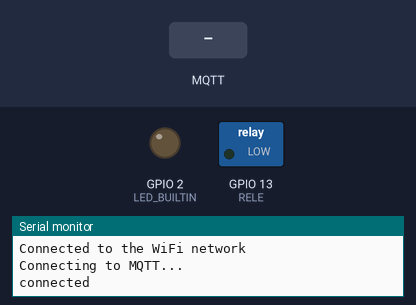
A sketch run on a simulated ESP32. Parts: switched loads named in the sketch (green lamp = pin HIGH), output pins drawn as LEDs (lit = HIGH), the last lines printed to the serial monitor. The test bench sets the inputs (shaded band). WiFi joins after 1.5 s; servers stay silent unless stated; no MQTT or app messages arrive unless stated.

Above: at 2.7 s.
2.8 s: MQTT message "ligar" arrives on the first subscribed topic
At 3.4 s:
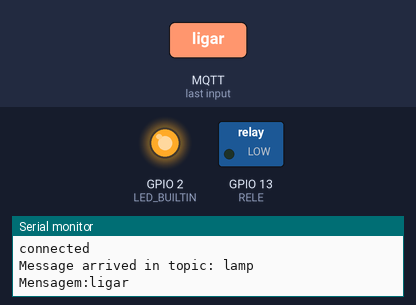
4.3 s: MQTT message "desligar" arrives on the first subscribed topic
At 5.7 s:
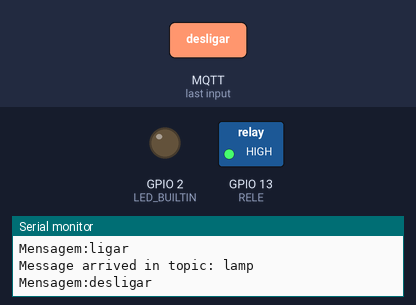
Timing chart, 0 to 7.3 s (numbered marks = the images above; inputs shaded):
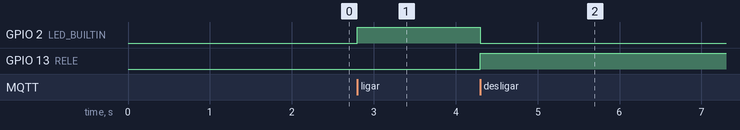

Measured:
- after the input at 2.8 s, GPIO 2 (LED_BUILTIN): LOW → HIGH at once
- after the input at 4.3 s, GPIO 2 (LED_BUILTIN): HIGH → LOW at once; GPIO 13 (RELE): LOW → HIGH at once

The sketch:

lamp_01.ino
```cpp
#include <WiFi.h>
#include <PubSubClient.h>

char* ssid = "SEU WIFI";
char* password = "5UA SENHA";

const char* mqttServer = "pet.eletrica.ufpr.br";
const int mqttPort = 2283;
const char* mqttTopic = "lamp";
const char* mqttUser = "iopet";
const char* mqttPassword = "pet";

const int RELE = 13;

WiFiClient espClient;
PubSubClient client(espClient);

void callback(char* topic, byte* payload, unsigned int length) {

  Serial.print("Message arrived in topic: ");
  Serial.println(topic);
  String messageTemp;

  for (int i = 0; i < length; i++) {
    messageTemp += (char)payload[i];
  }
  Serial.println("Mensagem:" + messageTemp);

  if (messageTemp == "ligar"){
    digitalWrite(LED_BUILTIN, HIGH);
    digitalWrite(RELE, LOW);   // turn the LED on (HIGH is the voltage level)
    delay(1000);
  }
  if (messageTemp == "desligar"){
    digitalWrite(LED_BUILTIN, LOW);
    digitalWrite(RELE, HIGH);    // turn the LED off by making the voltage LOW
    delay(1000);                       // wait for a second
  }
}


void setup() {
  Serial.begin(115200);

  WiFi.begin(ssid, password);

  pinMode(RELE, OUTPUT);
  pinMode(LED_BUILTIN, OUTPUT);

  digitalWrite(RELE, LOW);

  WiFi.begin(ssid, password);

  while (WiFi.status() != WL_CONNECTED) {
    delay(500);
    Serial.println("Connecting to WiFi..");
  }
  Serial.println("Connected to the WiFi network");

  client.setServer(mqttServer, mqttPort);
  client.setCallback(callback);

  while (!client.connected()) {
    Serial.println("Connecting to MQTT...");

    if (client.connect("ESP32Client", mqttUser, mqttPassword )) {

      Serial.println("connected");

    } else {

      Serial.print("failed with state ");
      Serial.print(client.state());
      delay(2000);
    }
  }

  client.subscribe(mqttTopic);
}

void loop() {
  client.loop();
 }
```
